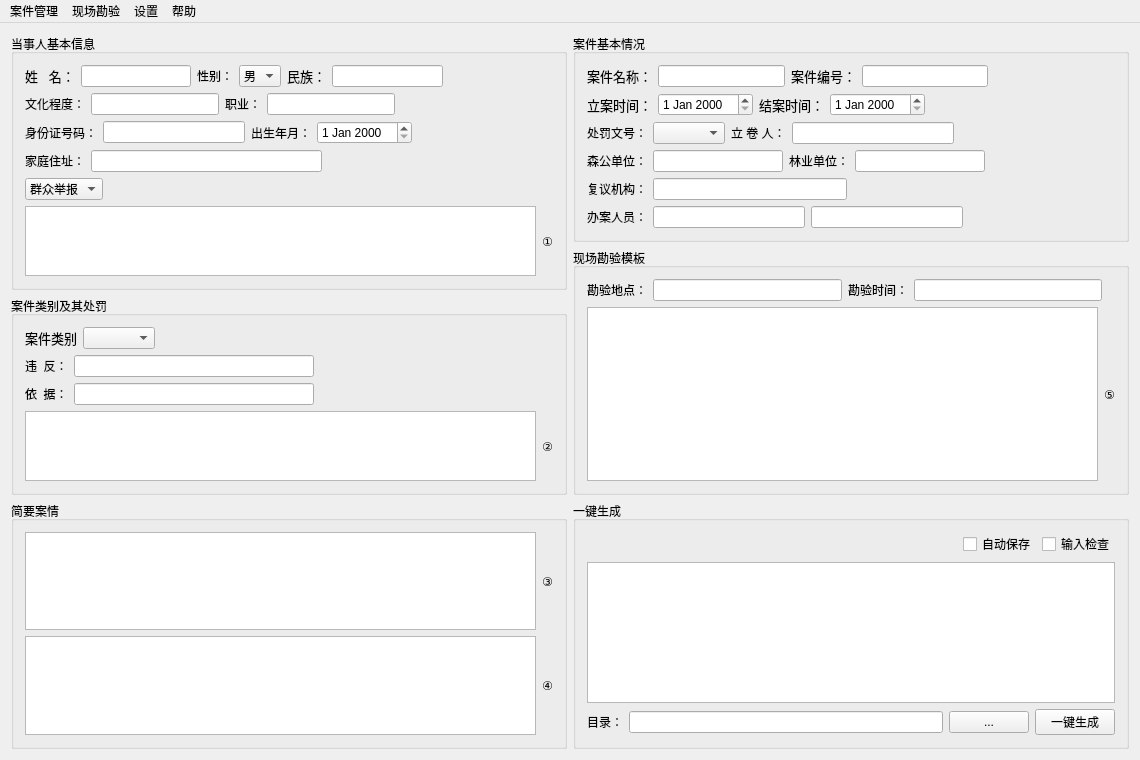
<?xml version="1.0" encoding="UTF-8"?>
<ui version="4.0">
 <class>MainWindow</class>
 <widget class="QMainWindow" name="MainWindow">
  <property name="geometry">
   <rect>
    <x>0</x>
    <y>0</y>
    <width>1140</width>
    <height>760</height>
   </rect>
  </property>
  <property name="windowTitle">
   <string>一键生成林业行政案件卷宗（2016）-技术支持：敬正帅（QQ836544079）</string>
  </property>
  <property name="windowIcon">
   <iconset resource="resoures.qrc">
    <normaloff>:/pngResoures/big.png</normaloff>:/pngResoures/big.png</iconset>
  </property>
  <widget class="QWidget" name="centralWidget">
   <layout class="QGridLayout" name="gridLayout_3">
    <item row="0" column="0" rowspan="2">
     <widget class="QGroupBox" name="groupBox">
      <property name="title">
       <string>当事人基本信息</string>
      </property>
      <layout class="QVBoxLayout" name="verticalLayout">
       <item>
        <layout class="QHBoxLayout" name="horizontalLayout">
         <item>
          <widget class="QLabel" name="label">
           <property name="font">
            <font>
             <pointsize>10</pointsize>
            </font>
           </property>
           <property name="text">
            <string>姓   名：</string>
           </property>
          </widget>
         </item>
         <item>
          <widget class="QLineEdit" name="nameOfCrimi_Edit"/>
         </item>
         <item>
          <widget class="QLabel" name="label_17">
           <property name="text">
            <string>性别：</string>
           </property>
          </widget>
         </item>
         <item>
          <widget class="QComboBox" name="comboBoxSex">
           <item>
            <property name="text">
             <string>男</string>
            </property>
           </item>
           <item>
            <property name="text">
             <string>女</string>
            </property>
           </item>
          </widget>
         </item>
         <item>
          <widget class="QLabel" name="label_5">
           <property name="font">
            <font>
             <pointsize>10</pointsize>
            </font>
           </property>
           <property name="text">
            <string>民族：</string>
           </property>
          </widget>
         </item>
         <item>
          <widget class="QLineEdit" name="lineEditNation"/>
         </item>
         <item>
          <spacer name="horizontalSpacer_11">
           <property name="orientation">
            <enum>Qt::Horizontal</enum>
           </property>
           <property name="sizeHint" stdset="0">
            <size>
             <width>78</width>
             <height>20</height>
            </size>
           </property>
          </spacer>
         </item>
        </layout>
       </item>
       <item>
        <layout class="QHBoxLayout" name="horizontalLayout_16">
         <item>
          <widget class="QLabel" name="label_4">
           <property name="text">
            <string>文化程度：</string>
           </property>
          </widget>
         </item>
         <item>
          <widget class="QLineEdit" name="lineEditEdu"/>
         </item>
         <item>
          <widget class="QLabel" name="label_6">
           <property name="text">
            <string>职业：</string>
           </property>
          </widget>
         </item>
         <item>
          <widget class="QLineEdit" name="lineEditWork"/>
         </item>
         <item>
          <spacer name="horizontalSpacer_5">
           <property name="orientation">
            <enum>Qt::Horizontal</enum>
           </property>
           <property name="sizeHint" stdset="0">
            <size>
             <width>158</width>
             <height>20</height>
            </size>
           </property>
          </spacer>
         </item>
        </layout>
       </item>
       <item>
        <layout class="QHBoxLayout" name="horizontalLayout_4">
         <item>
          <widget class="QLabel" name="label_7">
           <property name="text">
            <string>身份证号码：</string>
           </property>
          </widget>
         </item>
         <item>
          <widget class="QLineEdit" name="lineEditCrimiID"/>
         </item>
         <item>
          <widget class="QLabel" name="label_3">
           <property name="text">
            <string>出生年月：</string>
           </property>
          </widget>
         </item>
         <item>
          <widget class="QDateEdit" name="dateEditBir"/>
         </item>
         <item>
          <spacer name="horizontalSpacer_6">
           <property name="orientation">
            <enum>Qt::Horizontal</enum>
           </property>
           <property name="sizeHint" stdset="0">
            <size>
             <width>40</width>
             <height>20</height>
            </size>
           </property>
          </spacer>
         </item>
        </layout>
       </item>
       <item>
        <layout class="QHBoxLayout" name="horizontalLayout_3">
         <item>
          <widget class="QLabel" name="label_16">
           <property name="text">
            <string>家庭住址：</string>
           </property>
          </widget>
         </item>
         <item>
          <widget class="QLineEdit" name="lineEditCrimiAddr"/>
         </item>
         <item>
          <spacer name="horizontalSpacer_7">
           <property name="orientation">
            <enum>Qt::Horizontal</enum>
           </property>
           <property name="sizeHint" stdset="0">
            <size>
             <width>40</width>
             <height>20</height>
            </size>
           </property>
          </spacer>
         </item>
        </layout>
       </item>
       <item>
        <layout class="QHBoxLayout" name="horizontalLayout_2">
         <item>
          <widget class="QComboBox" name="comboBoxFoundationOfCase">
           <item>
            <property name="text">
             <string>群众举报</string>
            </property>
           </item>
           <item>
            <property name="text">
             <string>检查发现</string>
            </property>
           </item>
           <item>
            <property name="text">
             <string>其他</string>
            </property>
           </item>
          </widget>
         </item>
         <item>
          <spacer name="horizontalSpacer_8">
           <property name="orientation">
            <enum>Qt::Horizontal</enum>
           </property>
           <property name="sizeHint" stdset="0">
            <size>
             <width>40</width>
             <height>20</height>
            </size>
           </property>
          </spacer>
         </item>
        </layout>
       </item>
       <item>
        <layout class="QHBoxLayout" name="horizontalLayout_5">
         <item>
          <widget class="QTextEdit" name="textEditCaseFoundation">
           <property name="font">
            <font>
             <family>楷体</family>
             <pointsize>11</pointsize>
            </font>
           </property>
          </widget>
         </item>
         <item>
          <widget class="QLabel" name="label_23">
           <property name="text">
            <string>①</string>
           </property>
          </widget>
         </item>
        </layout>
       </item>
      </layout>
     </widget>
    </item>
    <item row="0" column="1">
     <widget class="QGroupBox" name="groupBox_4">
      <property name="title">
       <string>案件基本情况</string>
      </property>
      <layout class="QGridLayout" name="gridLayout_2">
       <item row="0" column="0">
        <layout class="QHBoxLayout" name="horizontalLayout_12">
         <item>
          <widget class="QLabel" name="label_10">
           <property name="font">
            <font>
             <pointsize>10</pointsize>
            </font>
           </property>
           <property name="text">
            <string>案件名称：</string>
           </property>
          </widget>
         </item>
         <item>
          <widget class="QLineEdit" name="nameOfCase_Edit"/>
         </item>
         <item>
          <widget class="QLabel" name="label_18">
           <property name="font">
            <font>
             <pointsize>10</pointsize>
            </font>
           </property>
           <property name="text">
            <string>案件编号：</string>
           </property>
          </widget>
         </item>
         <item>
          <widget class="QLineEdit" name="numberOfCase_Edit"/>
         </item>
         <item>
          <spacer name="horizontalSpacer_12">
           <property name="orientation">
            <enum>Qt::Horizontal</enum>
           </property>
           <property name="sizeHint" stdset="0">
            <size>
             <width>18</width>
             <height>20</height>
            </size>
           </property>
          </spacer>
         </item>
        </layout>
       </item>
       <item row="1" column="0">
        <layout class="QHBoxLayout" name="horizontalLayout_13">
         <item>
          <widget class="QLabel" name="label_11">
           <property name="font">
            <font>
             <pointsize>10</pointsize>
            </font>
           </property>
           <property name="text">
            <string>立案时间：</string>
           </property>
          </widget>
         </item>
         <item>
          <widget class="QDateEdit" name="dateEditStart"/>
         </item>
         <item>
          <widget class="QLabel" name="label_12">
           <property name="font">
            <font>
             <pointsize>10</pointsize>
            </font>
           </property>
           <property name="text">
            <string>结案时间：</string>
           </property>
          </widget>
         </item>
         <item>
          <widget class="QDateEdit" name="dateEditEnd"/>
         </item>
         <item>
          <spacer name="horizontalSpacer_3">
           <property name="orientation">
            <enum>Qt::Horizontal</enum>
           </property>
           <property name="sizeHint" stdset="0">
            <size>
             <width>28</width>
             <height>20</height>
            </size>
           </property>
          </spacer>
         </item>
        </layout>
       </item>
       <item row="2" column="0">
        <layout class="QHBoxLayout" name="horizontalLayout_14">
         <item>
          <widget class="QLabel" name="label_19">
           <property name="text">
            <string>处罚文号：</string>
           </property>
          </widget>
         </item>
         <item>
          <widget class="QComboBox" name="comboBoxDecideUnit">
           <property name="enabled">
            <bool>true</bool>
           </property>
           <property name="layoutDirection">
            <enum>Qt::LeftToRight</enum>
           </property>
          </widget>
         </item>
         <item>
          <widget class="QLabel" name="label_14">
           <property name="text">
            <string>立 卷 人：</string>
           </property>
          </widget>
         </item>
         <item>
          <widget class="QLineEdit" name="lineEditCaseCop">
           <property name="acceptDrops">
            <bool>true</bool>
           </property>
           <property name="layoutDirection">
            <enum>Qt::LeftToRight</enum>
           </property>
           <property name="frame">
            <bool>true</bool>
           </property>
          </widget>
         </item>
         <item>
          <spacer name="horizontalSpacer_4">
           <property name="orientation">
            <enum>Qt::Horizontal</enum>
           </property>
           <property name="sizeHint" stdset="0">
            <size>
             <width>158</width>
             <height>20</height>
            </size>
           </property>
          </spacer>
         </item>
        </layout>
       </item>
       <item row="3" column="0">
        <layout class="QHBoxLayout" name="horizontalLayout_15">
         <item>
          <widget class="QLabel" name="label_8">
           <property name="text">
            <string>森公单位：</string>
           </property>
          </widget>
         </item>
         <item>
          <widget class="QLineEdit" name="lineEditForestUnit"/>
         </item>
         <item>
          <widget class="QLabel" name="label_13">
           <property name="text">
            <string>林业单位：</string>
           </property>
          </widget>
         </item>
         <item>
          <widget class="QLineEdit" name="lineEditLinYeUnit"/>
         </item>
         <item>
          <spacer name="horizontalSpacer_13">
           <property name="orientation">
            <enum>Qt::Horizontal</enum>
           </property>
           <property name="sizeHint" stdset="0">
            <size>
             <width>18</width>
             <height>17</height>
            </size>
           </property>
          </spacer>
         </item>
        </layout>
       </item>
       <item row="4" column="0">
        <layout class="QHBoxLayout" name="horizontalLayout_22">
         <item>
          <widget class="QLabel" name="label_30">
           <property name="text">
            <string>复议机构：</string>
           </property>
          </widget>
         </item>
         <item>
          <widget class="QLineEdit" name="caseFuYiEdit"/>
         </item>
         <item>
          <spacer name="horizontalSpacer_15">
           <property name="orientation">
            <enum>Qt::Horizontal</enum>
           </property>
           <property name="sizeHint" stdset="0">
            <size>
             <width>268</width>
             <height>20</height>
            </size>
           </property>
          </spacer>
         </item>
        </layout>
       </item>
       <item row="5" column="0">
        <layout class="QHBoxLayout" name="horizontalLayout_20">
         <item>
          <widget class="QLabel" name="label_29">
           <property name="text">
            <string>办案人员：</string>
           </property>
          </widget>
         </item>
         <item>
          <widget class="QLineEdit" name="casePolEdit1"/>
         </item>
         <item>
          <widget class="QLineEdit" name="casePolEdit2"/>
         </item>
         <item>
          <spacer name="horizontalSpacer_14">
           <property name="orientation">
            <enum>Qt::Horizontal</enum>
           </property>
           <property name="sizeHint" stdset="0">
            <size>
             <width>40</width>
             <height>20</height>
            </size>
           </property>
          </spacer>
         </item>
        </layout>
       </item>
      </layout>
     </widget>
    </item>
    <item row="1" column="1" rowspan="2">
     <widget class="QGroupBox" name="groupBox_6">
      <property name="title">
       <string>现场勘验模板</string>
      </property>
      <layout class="QGridLayout" name="gridLayout">
       <item row="0" column="0">
        <layout class="QHBoxLayout" name="horizontalLayout_17">
         <item>
          <widget class="QLabel" name="label_2">
           <property name="text">
            <string>勘验地点：</string>
           </property>
          </widget>
         </item>
         <item>
          <widget class="QLineEdit" name="caseCSILocEdit"/>
         </item>
         <item>
          <widget class="QLabel" name="label_22">
           <property name="text">
            <string>勘验时间：</string>
           </property>
          </widget>
         </item>
         <item>
          <widget class="QLineEdit" name="caseCSITimeEdit"/>
         </item>
        </layout>
       </item>
       <item row="0" column="1">
        <widget class="QLabel" name="label_28">
         <property name="text">
          <string/>
         </property>
        </widget>
       </item>
       <item row="1" column="0" colspan="2">
        <layout class="QHBoxLayout" name="horizontalLayout_19">
         <item>
          <widget class="QTextEdit" name="textEditCSI">
           <property name="font">
            <font>
             <family>楷体</family>
             <pointsize>11</pointsize>
            </font>
           </property>
          </widget>
         </item>
         <item>
          <widget class="QLabel" name="label_27">
           <property name="text">
            <string>⑤</string>
           </property>
          </widget>
         </item>
        </layout>
       </item>
      </layout>
     </widget>
    </item>
    <item row="2" column="0">
     <widget class="QGroupBox" name="groupBox_3">
      <property name="title">
       <string>案件类别及其处罚</string>
      </property>
      <layout class="QVBoxLayout" name="verticalLayout_2">
       <item>
        <layout class="QHBoxLayout" name="horizontalLayout_8">
         <item>
          <widget class="QLabel" name="label_9">
           <property name="font">
            <font>
             <pointsize>10</pointsize>
            </font>
           </property>
           <property name="text">
            <string>案件类别</string>
           </property>
          </widget>
         </item>
         <item>
          <widget class="QComboBox" name="comboBoxCase">
           <property name="currentText">
            <string/>
           </property>
          </widget>
         </item>
         <item>
          <spacer name="horizontalSpacer_9">
           <property name="orientation">
            <enum>Qt::Horizontal</enum>
           </property>
           <property name="sizeHint" stdset="0">
            <size>
             <width>40</width>
             <height>20</height>
            </size>
           </property>
          </spacer>
         </item>
        </layout>
       </item>
       <item>
        <layout class="QHBoxLayout" name="horizontalLayout_7">
         <item>
          <widget class="QLabel" name="label_20">
           <property name="text">
            <string>违  反：</string>
           </property>
          </widget>
         </item>
         <item>
          <widget class="QLineEdit" name="lineEditChuFaWeiFan">
           <property name="readOnly">
            <bool>false</bool>
           </property>
          </widget>
         </item>
         <item>
          <spacer name="horizontalSpacer_2">
           <property name="orientation">
            <enum>Qt::Horizontal</enum>
           </property>
           <property name="sizeHint" stdset="0">
            <size>
             <width>40</width>
             <height>20</height>
            </size>
           </property>
          </spacer>
         </item>
        </layout>
       </item>
       <item>
        <layout class="QHBoxLayout" name="horizontalLayout_6">
         <item>
          <widget class="QLabel" name="label_21">
           <property name="text">
            <string>依  据：</string>
           </property>
          </widget>
         </item>
         <item>
          <widget class="QLineEdit" name="lineEditChuFaYiJu">
           <property name="readOnly">
            <bool>false</bool>
           </property>
          </widget>
         </item>
         <item>
          <spacer name="horizontalSpacer_10">
           <property name="orientation">
            <enum>Qt::Horizontal</enum>
           </property>
           <property name="sizeHint" stdset="0">
            <size>
             <width>37</width>
             <height>17</height>
            </size>
           </property>
          </spacer>
         </item>
        </layout>
       </item>
       <item>
        <layout class="QHBoxLayout" name="horizontalLayout_9">
         <item>
          <widget class="QTextEdit" name="textEditChuFa">
           <property name="font">
            <font>
             <family>楷体</family>
             <pointsize>11</pointsize>
            </font>
           </property>
           <property name="readOnly">
            <bool>false</bool>
           </property>
          </widget>
         </item>
         <item>
          <widget class="QLabel" name="label_24">
           <property name="text">
            <string>②</string>
           </property>
          </widget>
         </item>
        </layout>
       </item>
      </layout>
     </widget>
    </item>
    <item row="3" column="0">
     <widget class="QGroupBox" name="groupBox_2">
      <property name="title">
       <string>简要案情</string>
      </property>
      <layout class="QVBoxLayout" name="verticalLayout_3">
       <item>
        <layout class="QHBoxLayout" name="horizontalLayout_10">
         <item>
          <widget class="QTextEdit" name="textEditAnQingBig">
           <property name="font">
            <font>
             <family>楷体</family>
             <pointsize>11</pointsize>
            </font>
           </property>
          </widget>
         </item>
         <item>
          <widget class="QLabel" name="label_25">
           <property name="text">
            <string>③</string>
           </property>
          </widget>
         </item>
        </layout>
       </item>
       <item>
        <layout class="QHBoxLayout" name="horizontalLayout_11">
         <item>
          <widget class="QTextEdit" name="textEditAnQingSmall">
           <property name="font">
            <font>
             <family>楷体</family>
             <pointsize>11</pointsize>
            </font>
           </property>
          </widget>
         </item>
         <item>
          <widget class="QLabel" name="label_26">
           <property name="text">
            <string>④</string>
           </property>
          </widget>
         </item>
        </layout>
       </item>
      </layout>
     </widget>
    </item>
    <item row="3" column="1">
     <widget class="QGroupBox" name="groupBox_5">
      <property name="title">
       <string>一键生成</string>
      </property>
      <layout class="QVBoxLayout" name="verticalLayout_7">
       <item>
        <layout class="QVBoxLayout" name="verticalLayout_6">
         <item>
          <layout class="QHBoxLayout" name="horizontalLayout_21">
           <item>
            <spacer name="horizontalSpacer">
             <property name="orientation">
              <enum>Qt::Horizontal</enum>
             </property>
             <property name="sizeHint" stdset="0">
              <size>
               <width>40</width>
               <height>20</height>
              </size>
             </property>
            </spacer>
           </item>
           <item>
            <widget class="QCheckBox" name="checkBoxAutoSave">
             <property name="text">
              <string>自动保存</string>
             </property>
             <property name="checked">
              <bool>false</bool>
             </property>
            </widget>
           </item>
           <item>
            <widget class="QCheckBox" name="checkBoxInput">
             <property name="text">
              <string>输入检查</string>
             </property>
             <property name="checked">
              <bool>false</bool>
             </property>
            </widget>
           </item>
          </layout>
         </item>
         <item>
          <widget class="QTextEdit" name="textEditDisplay">
           <property name="font">
            <font>
             <family>楷体</family>
             <pointsize>11</pointsize>
            </font>
           </property>
           <property name="readOnly">
            <bool>true</bool>
           </property>
          </widget>
         </item>
        </layout>
       </item>
       <item>
        <layout class="QHBoxLayout" name="horizontalLayout_18">
         <item>
          <widget class="QLabel" name="label_15">
           <property name="text">
            <string>目录：</string>
           </property>
          </widget>
         </item>
         <item>
          <widget class="QLineEdit" name="lineEditPrintDir">
           <property name="readOnly">
            <bool>true</bool>
           </property>
          </widget>
         </item>
         <item>
          <widget class="QPushButton" name="pushButtonLoad">
           <property name="text">
            <string>...</string>
           </property>
          </widget>
         </item>
         <item>
          <widget class="QPushButton" name="pushButton">
           <property name="text">
            <string>一键生成</string>
           </property>
          </widget>
         </item>
        </layout>
       </item>
      </layout>
     </widget>
    </item>
   </layout>
  </widget>
  <widget class="QMenuBar" name="menuBar">
   <property name="geometry">
    <rect>
     <x>0</x>
     <y>0</y>
     <width>1140</width>
     <height>23</height>
    </rect>
   </property>
   <widget class="QMenu" name="menu">
    <property name="title">
     <string>案件管理</string>
    </property>
    <addaction name="caseInfo"/>
    <addaction name="upCaseTable"/>
    <addaction name="separator"/>
    <addaction name="rightNotify"/>
    <addaction name="blank"/>
   </widget>
   <widget class="QMenu" name="menu_3">
    <property name="title">
     <string>现场勘验</string>
    </property>
    <addaction name="photo"/>
    <addaction name="draw"/>
   </widget>
   <widget class="QMenu" name="menu_4">
    <property name="title">
     <string>设置</string>
    </property>
    <addaction name="UnitInfo_Case"/>
    <addaction name="AnQingInfo"/>
   </widget>
   <widget class="QMenu" name="menu_5">
    <property name="title">
     <string>帮助</string>
    </property>
    <addaction name="Develop"/>
    <addaction name="separator"/>
   </widget>
   <addaction name="menu"/>
   <addaction name="menu_3"/>
   <addaction name="menu_4"/>
   <addaction name="menu_5"/>
  </widget>
  <action name="action">
   <property name="text">
    <string>联系我们</string>
   </property>
  </action>
  <action name="UnitInfo_Case">
   <property name="text">
    <string>基本信息</string>
   </property>
  </action>
  <action name="AnQingInfo">
   <property name="text">
    <string>案件信息</string>
   </property>
  </action>
  <action name="action_4">
   <property name="text">
    <string>办案人员</string>
   </property>
  </action>
  <action name="Develop">
   <property name="text">
    <string>开发人员</string>
   </property>
  </action>
  <action name="photo">
   <property name="text">
    <string>录入照片</string>
   </property>
  </action>
  <action name="draw">
   <property name="text">
    <string>绘图</string>
   </property>
  </action>
  <action name="caseInfo">
   <property name="text">
    <string>查看案件信息</string>
   </property>
  </action>
  <action name="upCaseTable">
   <property name="text">
    <string>案件登记</string>
   </property>
  </action>
  <action name="rightNotify">
   <property name="text">
    <string>权利告知书</string>
   </property>
  </action>
  <action name="blank">
   <property name="text">
    <string>空白文书</string>
   </property>
  </action>
 </widget>
 <layoutdefault spacing="6" margin="11"/>
 <tabstops>
  <tabstop>nameOfCrimi_Edit</tabstop>
  <tabstop>comboBoxSex</tabstop>
  <tabstop>lineEditNation</tabstop>
  <tabstop>lineEditEdu</tabstop>
  <tabstop>lineEditWork</tabstop>
  <tabstop>lineEditCrimiID</tabstop>
  <tabstop>dateEditBir</tabstop>
  <tabstop>lineEditCrimiAddr</tabstop>
  <tabstop>comboBoxFoundationOfCase</tabstop>
  <tabstop>textEditCaseFoundation</tabstop>
  <tabstop>comboBoxCase</tabstop>
  <tabstop>textEditChuFa</tabstop>
  <tabstop>textEditAnQingBig</tabstop>
  <tabstop>textEditAnQingSmall</tabstop>
  <tabstop>nameOfCase_Edit</tabstop>
  <tabstop>numberOfCase_Edit</tabstop>
  <tabstop>dateEditStart</tabstop>
  <tabstop>dateEditEnd</tabstop>
  <tabstop>lineEditForestUnit</tabstop>
  <tabstop>comboBoxDecideUnit</tabstop>
  <tabstop>textEditCSI</tabstop>
  <tabstop>checkBoxAutoSave</tabstop>
  <tabstop>checkBoxInput</tabstop>
  <tabstop>textEditDisplay</tabstop>
  <tabstop>pushButtonLoad</tabstop>
  <tabstop>pushButton</tabstop>
  <tabstop>lineEditPrintDir</tabstop>
  <tabstop>lineEditChuFaYiJu</tabstop>
  <tabstop>lineEditChuFaWeiFan</tabstop>
 </tabstops>
 <resources>
  <include location="resoures.qrc"/>
 </resources>
 <connections/>
</ui>
